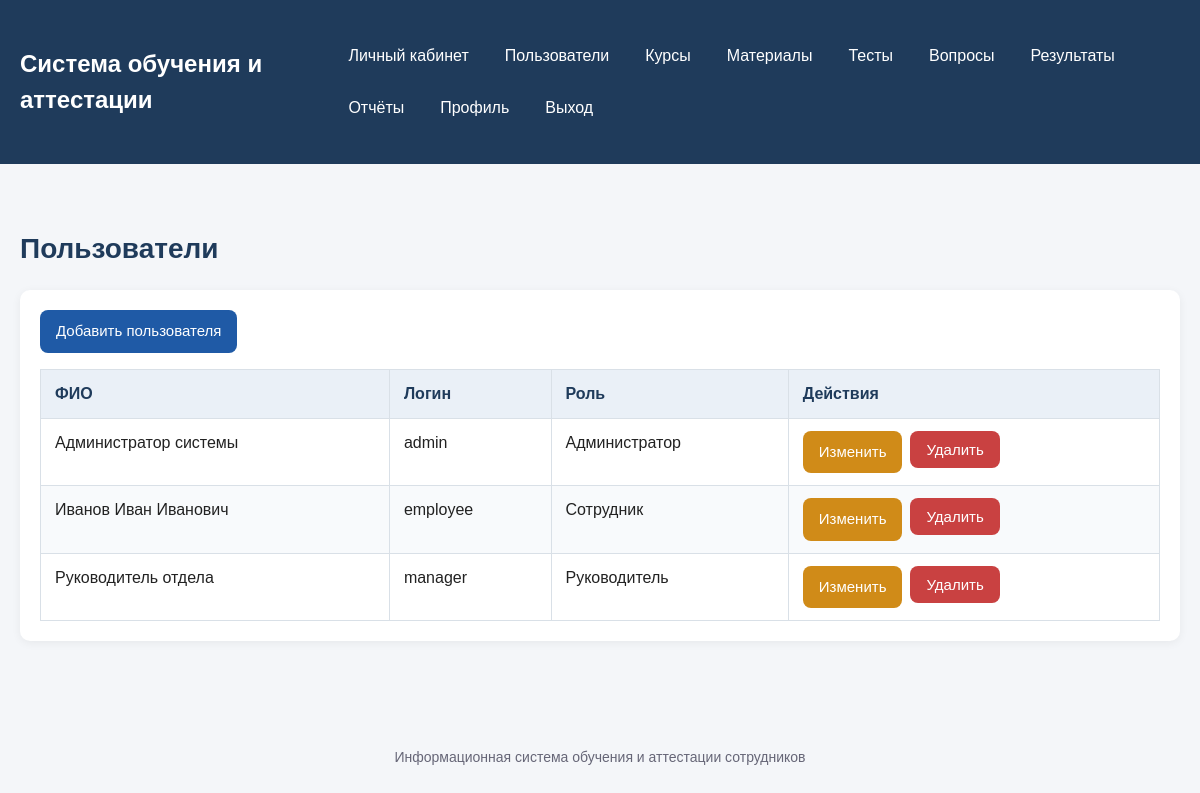
The app's page /users (signed in) with its own data.
### models.py (models this page shows, shortened)
class User(db.Model):
    __tablename__ = "users"
    id = db.Column(db.Integer, primary_key=True)
    full_name = db.Column(db.String(150), nullable=False)
    login = db.Column(db.String(80), unique=True, nullable=False)
    password = db.Column(db.String(255), nullable=False)
    role = db.Column(db.String(30), nullable=False, default="employee")
    assignments = db.relationship(
        "CourseAssignment",
        back_populates="user",
        cascade="all, delete-orphan"
    )
    attempts = db.relationship(
        "Attempt",
        back_populates="user",
        cascade="all, delete-orphan"
    )

### app.py (the view)
@app.route("/users")
@login_required
@roles_required("admin")
def users():
    users_list = User.query.order_by(User.full_name.asc()).all()
    return render_template("users.html", users=users_list)

### app.py (called while the page is built)
def current_user():
    user_id = session.get("user_id")
    if not user_id:
        return None
    return db.session.get(User, user_id)

@app.context_processor
def inject_user():
    return {"current_user": current_user()}

def login_required(view_func):
    @wraps(view_func)
    def wrapper(*args, **kwargs):
        if not current_user():
            flash("Сначала войдите в систему.", "warning")
            return redirect(url_for("login"))
        return view_func(*args, **kwargs)
    return wrapper

def roles_required(*roles):
    def decorator(view_func):
        @wraps(view_func)
        def wrapper(*args, **kwargs):
            user = current_user()
            if not user:
                flash("Сначала войдите в систему.", "warning")
                return redirect(url_for("login"))
            if user.role not in roles:
                flash("У вас нет доступа к этому разделу.", "danger")
                return redirect(url_for("dashboard"))
            return view_func(*args, **kwargs)
        return wrapper
    return decorator

### templates/users.html (shortened to what this page needs)
{% extends "base.html" %}
{% block content %}
    <h1 class="page-title">Пользователи</h1>
    <section class="section">
        <div class="actions" style="margin-bottom: 16px;">
            <a href="{{ url_for('create_user') }}" class="btn btn-primary">Добавить пользователя</a>
        </div>
        {% if users %}
            <div class="table-wrapper">
                <table>
                    <thead>
                        <tr>
                            <th>ФИО</th>
                            <th>Логин</th>
                            <th>Роль</th>
                            <th>Действия</th>
                        </tr>
                    </thead>
                    <tbody>
                        {% for user in users %}
                            <tr>
                                <td>{{ user.full_name }}</td>
                                <td>{{ user.login }}</td>
                                <td>
                                    {% if user.role == 'admin' %}
                                        Администратор
                                    {% elif user.role == 'manager' %}
                                        Руководитель
                                    {% else %}
                                        Сотрудник
                                    {% endif %}
                                </td>
                                <td>
                                    <div class="actions">
                                        <a href="{{ url_for('edit_user', user_id=user.id) }}" class="btn btn-warning">
                                            Изменить
                                        </a>
                                        <form
                                            method="post"
                                            action="{{ url_for('delete_user', user_id=user.id) }}"
                                            data-confirm="delete"
                                            data-confirm-message="Вы уверены, что хотите удалить пользователя?"
                                            style="display: inline;"
                                        >
                                            <button type="submit" class="btn btn-danger">Удалить</button>
                                        </form>
                                    </div>
                                </td>
                            </tr>
                        {% endfor %}
                    </tbody>
                </table>
            </div>
        {% else %}
            <p>Пользователи пока не добавлены.</p>
        {% endif %}
    </section>
{% endblock %}

### static/css/style.css (style rules this page uses)
* { box-sizing: border-box; margin: 0; padding: 0; }
body { font-family: Arial, sans-serif; background: #f4f6f9; color: #222; line-height: 1.5; }
a { color: #1f5aa6; text-decoration: none; }
.page-title { font-size: 28px; margin-bottom: 20px; color: #1f3b5b; }
.section { background: #ffffff; border-radius: 10px; padding: 20px; margin-bottom: 20px; box-shadow: 0 2px 10px rgba(0, 0, 0, 0.06); }
.table-wrapper { overflow-x: auto; }
table { width: 100%; border-collapse: collapse; background: #ffffff; }
table th, table td { padding: 12px 14px; border: 1px solid #d9e0e7; text-align: left; vertical-align: top; }
table th { background: #eaf0f7; color: #1f3b5b; font-weight: bold; }
table tr:nth-child(even) { background: #f8fafc; }
.btn { display: inline-block; padding: 10px 16px; border: none; border-radius: 8px; cursor: pointer; font-size: 15px; text-align: center; text-decoration: none; transition: 0.2s ease; }
.btn-primary { background: #1f5aa6; color: #ffffff; }
.btn-danger { background: #c94141; color: #ffffff; }
.btn-warning { background: #d08b18; color: #ffffff; }
.actions { display: flex; flex-wrap: wrap; gap: 8px; }

### records on screen
User: full_name "Администратор системы", login "admin", role "Администратор"
User: full_name "Иванов Иван Иванович", login "employee", role "Сотрудник"
User: full_name "Руководитель отдела", login "manager", role "Руководитель"
